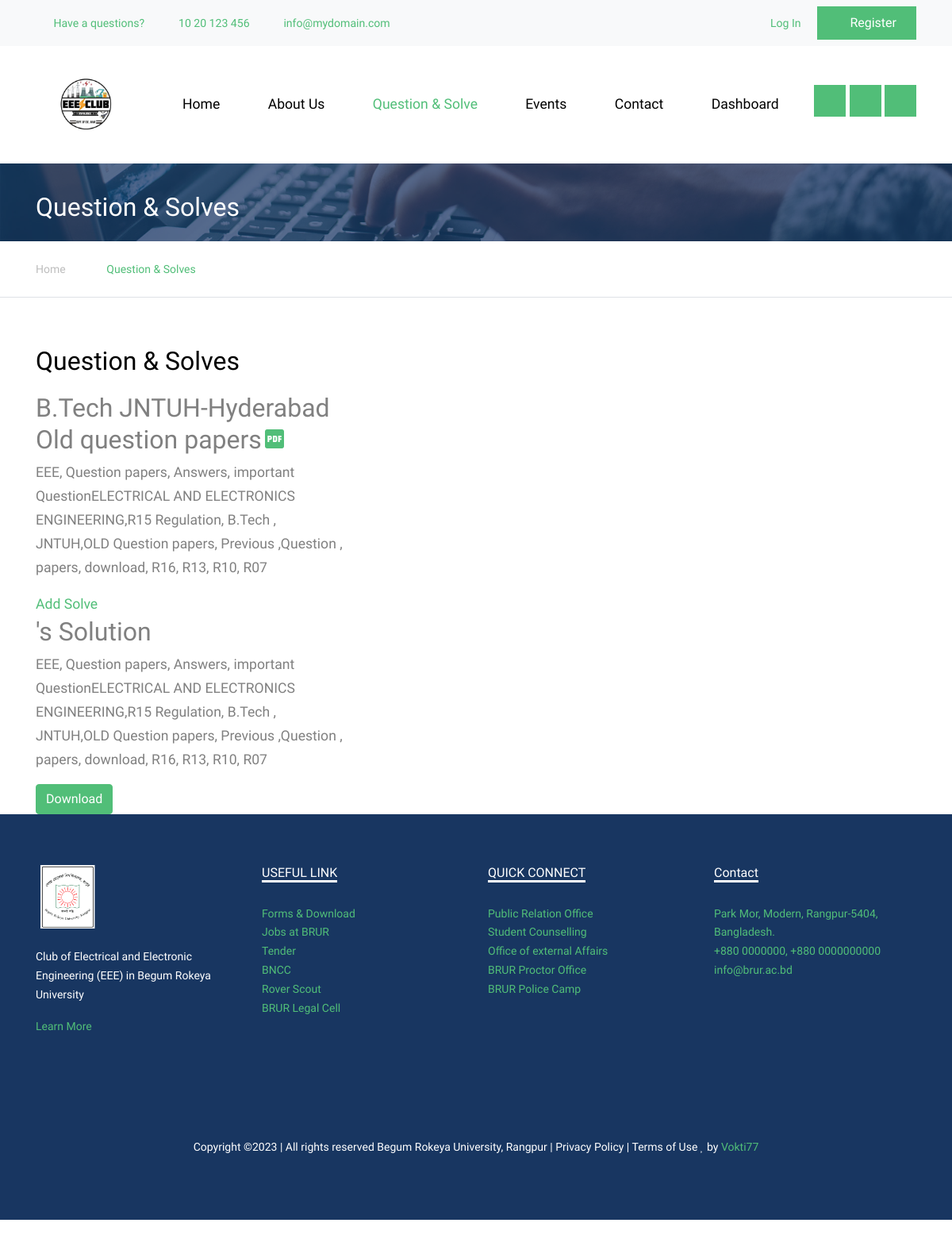
Screenshot of /questions/ with the database file from the repository.
### question/models.py (models this page shows, shortened)
class QuestionPaper(models.Model):
    title = models.CharField(max_length=200)
    description = models.TextField()
    image = models.ImageField(upload_to='questions/')
    pdf_file = models.FileField(upload_to='question_papers/')

class Solution(models.Model):
    question_paper = models.ForeignKey(QuestionPaper, on_delete=models.CASCADE)
    user = models.ForeignKey(User, on_delete=models.CASCADE)
    description = models.TextField()
    pdf_file = models.FileField(upload_to='solutions/')

### base/views.py (the view)
# urls.py: path('questions/', views.questions, name='questions'),
def questions(request):
    questions = QuestionPaper.objects.all()
    solutions = Solution.objects.all()
    context = {
        'questions': questions,
        'solutions': solutions,
    }
    return render(request, 'pages/qs.html' , context)

### templates/pages/qs.html (shortened to what this page needs)
{% extends 'base.html' %}
{% load static %}
{% block content %}
<div class="site-section ftco-subscribe-1 site-blocks-cover pb-4" style="background-image: url('/static/images/bg_1.jpg')">
  <div class="container">
    <div class="row align-items-end">
      <div class="col-lg-7">
        <h2 class="mb-0">Question & Solves</h2>
      </div>
    </div>
  </div>
</div>
<div class="custom-breadcrumns border-bottom">
  <div class="container">
    <a href="{% url 'index' %}">Home</a>
    <span class="mx-3 icon-keyboard_arrow_right"></span>
    <span class="current">Question & Solves</span>
  </div>
</div>
<div class="news-updates">
  <div class="container">
    <div class="row">
      <div class="col-lg-9">
          <div class="section-heading">
          <h2 class="text-black">Question &amp; Solves</h2>
        </div>
        <div class="row">
          <div class="col-lg-6">
              {% for q in questions%}
              <h2>{{ q.title }}<a href="{% url 'download_question_paper' q.id %}" class="mdi mdi-file-pdf-box"></a></h2>
              <p>{{ q.description }}</p><a href="{% url 'upload_solution' q.id %}">Add Solve </a>
              {% endfor %}
              <div>
              {% for s in solutions %}
              <h2>{{ user.username }}'s Solution</h2>
              <p>{{ s.description }}</p>
              <a href="{% url 'download_solution' s.id %}" class="btn btn-primary">Download</a>
              {% endfor %}
            </div>
            </div>
          </div>
    </div>
  </div>
</div>
{% endblock %}

### static/css/style.css (style rules this page uses)
body { line-height: 1.7; color: gray; font-weight: 300; font-size: 1.1rem; }
a { -webkit-transition: .3s all ease; -o-transition: .3s all ease; transition: .3s all ease; }
h1, h2, h3, h4, h5, .h1, .h2, .h3, .h4, .h5 { font-family: "Muli", -apple-system, BlinkMacSystemFont, "Segoe UI", Roboto, "Helvetica Neue", Arial, sans-serif, "Apple Color Emoji", "Segoe UI Emoji", "Segoe UI Symbol", "Noto Color Emoji"; }
.text-black { color: #000 !important; }
.site-section { padding: 2.5em 0; }
@media (min-width: 768px) { .site-section { padding: 5em 0; } }
.sticky-wrapper + .site-blocks-cover { margin-top: 96px; }
.custom-breadcrumns { padding: 20px 0; }
.custom-breadcrumns span, .custom-breadcrumns a { font-size: 14px; }
.custom-breadcrumns a { display: inline-block; color: #bdbdbd; }
.custom-breadcrumns .current { color: #51be78; }
.news-updates { padding: 5rem 0; }
.news-updates .section-heading { font-size: 30px; font-weight: bold; margin-bottom: 40px; }
.news-updates .section-heading h2 { margin-bottom: 0; line-height: 0; }
.ftco-subscribe-1 { background-size: cover; background-position: center center; background-repeat: no-repeat; position: relative; }
.ftco-subscribe-1:before { position: absolute; content: ""; background: #183661; opacity: .7; z-index: 1; top: 0; left: 0; right: 0; bottom: 0; }
.ftco-subscribe-1 > .container { position: relative; z-index: 2; }
.ftco-subscribe-1 > .container h2, .ftco-subscribe-1 > .container p { color: #fff; }

### rows the page displays
QuestionPaper: title "B.Tech JNTUH-Hyderabad Old question papers", description "EEE, Question papers, Answers, important QuestionELECTRICAL AND ELECTRONICS ENGINEERING,R15 Regulation, B.Tech , JNTUH,OLD Question papers, Previous ,Question , papers, download, R16, R13, R10, R07"
Solution: description "EEE, Question papers, Answers, important QuestionELECTRICAL AND ELECTRONICS ENGINEERING,R15 Regulation, B.Tech , JNTUH,OLD Question papers, Previous ,Question , papers, download, R16, R13, R10, R07"
